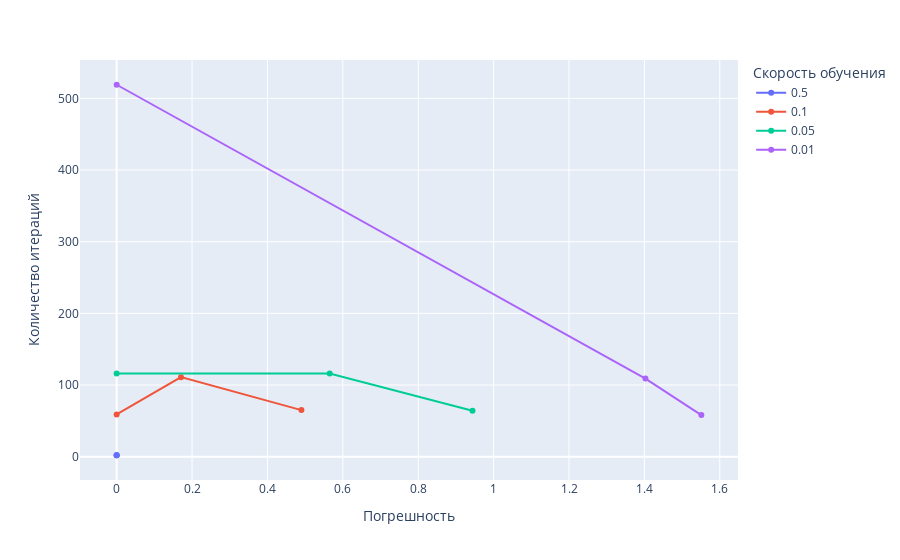

The code cell stored with this chart in its notebook:
### Code cell
testing_gradient()

### Figure 1 — Plotly figure (JSON) as saved in the notebook; plotly's stock layout.template omitted (floating-point values rounded to 4 significant figures)
{"data": [{"hovertemplate": "Скорость обучения=0.5<br>Погрешность=%{x}<br>Количество итераций=%{y}<extra></extra>", "legendgroup": "0.5", "line": {"color": "#636efa", "dash": "solid"}, "marker": {"symbol": "circle"}, "mode": "lines+markers", "name": "0.5", "orientation": "v", "showlegend": true, "type": "scatter", "x": [0, 0, 0], "xaxis": "x", "y": [2, 2, 2], "yaxis": "y"}, {"hovertemplate": "Скорость обучения=0.1<br>Погрешность=%{x}<br>Количество итераций=%{y}<extra></extra>", "legendgroup": "0.1", "line": {"color": "#EF553B", "dash": "solid"}, "marker": {"symbol": "circle"}, "mode": "lines+markers", "name": "0.1", "orientation": "v", "showlegend": true, "type": "scatter", "x": [3.352e-06, 0.1707, 0.4901], "xaxis": "x", "y": [59, 111, 65], "yaxis": "y"}, {"hovertemplate": "Скорость обучения=0.05<br>Погрешность=%{x}<br>Количество итераций=%{y}<extra></extra>", "legendgroup": "0.05", "line": {"color": "#00cc96", "dash": "solid"}, "marker": {"symbol": "circle"}, "mode": "lines+markers", "name": "0.05", "orientation": "v", "showlegend": true, "type": "scatter", "x": [8.613e-06, 0.5652, 0.944], "xaxis": "x", "y": [116, 116, 64], "yaxis": "y"}, {"hovertemplate": "Скорость обучения=0.01<br>Погрешность=%{x}<br>Количество итераций=%{y}<extra></extra>", "legendgroup": "0.01", "line": {"color": "#ab63fa", "dash": "solid"}, "marker": {"symbol": "circle"}, "mode": "lines+markers", "name": "0.01", "orientation": "v", "showlegend": true, "type": "scatter", "x": [4.891e-05, 1.403, 1.551], "xaxis": "x", "y": [519, 109, 58], "yaxis": "y"}], "layout": {"legend": {"title": {"text": "Скорость обучения"}, "tracegroupgap": 0}, "margin": {"t": 60}, "xaxis": {"anchor": "y", "domain": [0, 1], "title": {"text": "Погрешность"}}, "yaxis": {"anchor": "x", "domain": [0, 1], "title": {"text": "Количество итераций"}}}}
